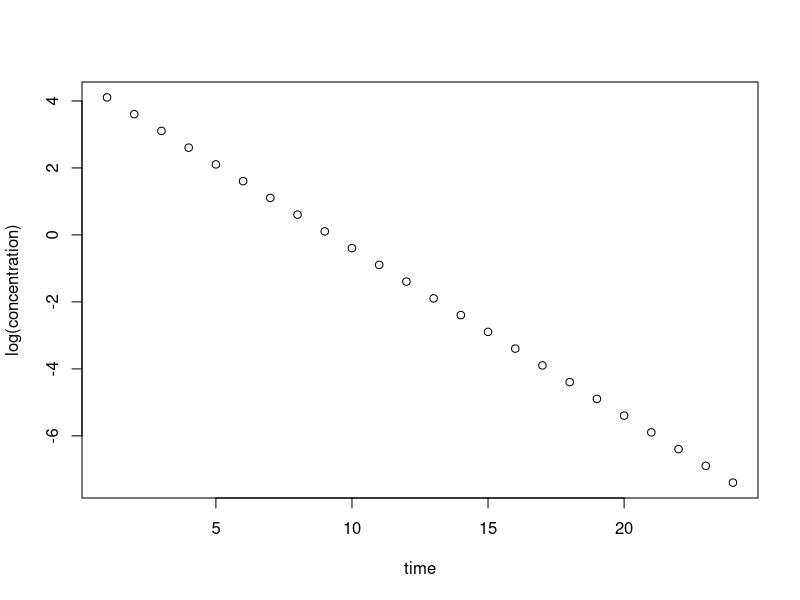

R code for this plot:
## ---- chunk 1
  examplesumexp.par <- list(CL = 10, Vd = 20, C0 = 100, time = 1:24)
  examplesumexp.par$concentration <- with(examplesumexp.par, C0*exp(-(CL/Vd)*time))
  with(examplesumexp.par, plot(time, log(concentration)))
## ---- chunk 2
# Sum of exponentials predicted concentrations function
  pred.sumexp <- function(x, t, d = 0) {
  # Record whether there is an odd or even number of parameters
    l <- length(x)
    a <- ifelse(l %% 2 == 0, 0, 1)
  # Determine how many exponentials the parameters describe
    n <- ceiling(l/2)
  # Loop for number of exponentials
  # Add exponentials together as described by parameters
    for (i in 1:n) {
      if (i == 1) y <- x[i]^d*exp(x[i]*t + x[n+i])
      else if (i != n | a == 0) y <- y + x[i]^d*exp(x[i]*t + x[n+i])
    # If odd number of parameters (and last set of parameters) make absorption curve
      else if (a == 1) y <- y - x[i]^d*exp(x[i]*t)*sum(exp(x[(n+1):(2*n-1)]))
    }
    return(y)
  }
## ---- chunk 3
  list(
    bolus = c(slope1 = -0.5, slope2 = -0.05, int1 = 6, int2 = 5),
    absorp = c(slope1 = -0.1, slope2 = -0.2, int1 = 4)
  )
## ---- chunk 4
# Fit sum of exponentials to curve for different numbers of exponentials
  optim.sumexp <- function(data, oral = F, nexp = 3) {
  # Collate data and ready the variables
    x <- data[which(data[, 2] != 0), 1]
    y <- data[which(data[, 2] != 0), 2]
    opt.par <- list(NULL)
    opt.val <- list(NULL)
    opt.gra <- list(NULL)
    opt.con <- list(NULL)
    opt.mes <- list(NULL)
  # Determine the exponential curve that describes the data
  # Specifically the data after the Cmax
  # This determines the initial parameters for optimisation
    sub.y <- which(y == max(y)):length(y)
    lm.par <- unname(lm(log(y[sub.y]) ~ x[sub.y])$coefficients)
  # Loop for maximum number of exponentials
    for (i in 1:nexp) {
    # For the first two loops lm.par is used to determine initial parameters
      if (i == 1) {
        init.par <- c(lm.par[2], lm.par[1])
      } else if (i == 2) {
        if (oral) {
          init.par <- c(lm.par[2]*c(0.8, 1.2), lm.par[1])
        } else {
          init.par <- c(lm.par[2]*c(0.8, 1.2), lm.par[1]*c(1, 1.2))
        }
      } else {
      # Three loops and onwards, the previous final estimates are used
        if (oral) {
        # For oral the mean of the slope parameter is used
        # For the intercept parameter the sum is split up and separated by 10%
          s <- seq(1-(i-(oral+1))*0.05, 1+(i-(oral+1))*0.05, length.out = i-oral)
          init.par <- c(
            mean(optres$par[1:(i-1)]), optres$par[1:(i-1)],
            log(sum(exp(optres$par[i:(2*i-3)]))/(i-1)*s)
          )
        } else {
        # For iv bolus the mean of the slope and intercept parameter is used
          init.par <- c(
            mean(optres$par[1:(i-1)]), optres$par[1:(i-1)],
            mean(optres$par[i:(2*i-2)]), optres$par[i:(2*i-2)]
          )
        }
      }
    # For each number of exponentials optimise the sum of exponential parameters
    # slopes have upper bound of ~0 as all curves will be exponential decay
      optres <- optim(
        init.par,
        function(par, x, y) {
          yhat <- pred.sumexp(par, x)
          err <- y - yhat
          sigma <- sd(err)
          loglik <- dnorm(y, yhat, sigma, log = T)
          return(-1*sum(loglik))
        },
        method = "L-BFGS-B",
        lower = rep(-Inf, i),
        upper = c(rep(-1/10^10, i), rep(Inf, i)),
        control = list(maxit = 500),
        x = x, y = y
      )
    # record values
      opt.par[[i]] <- optres$par
      opt.val[[i]] <- optres$value
      opt.gra[[i]] <- optres$counts
      opt.con[[i]] <- optres$convergence
      opt.mes[[i]] <- ifelse(is.null(optres$message),
        "NULL", optres$message)
    }

    res <- list(par = opt.par, value = opt.val, counts = opt.gra,
      convergence = opt.con, message = opt.mes)
    res
  }
## ---- chunk 5
# Absorption Curve
  time.samp <- seq(0, 24, by = 2)
  data1 <- data.frame(
    time = time.samp,
    line1 = -0.2*time.samp + 4,
    line2 = -0.1*time.samp + 4
  )
  data1$sumexp <- exp(data1$line2) - exp(data1$line1)
  
# 2 compartment curve
  data2 <- data.frame(
    time = time.samp,
    line1 = -0.5*time.samp + 6,
    line2 = -0.05*time.samp + 5
  )
  data2$sumexp <- exp(data2$line1) + exp(data2$line2)
